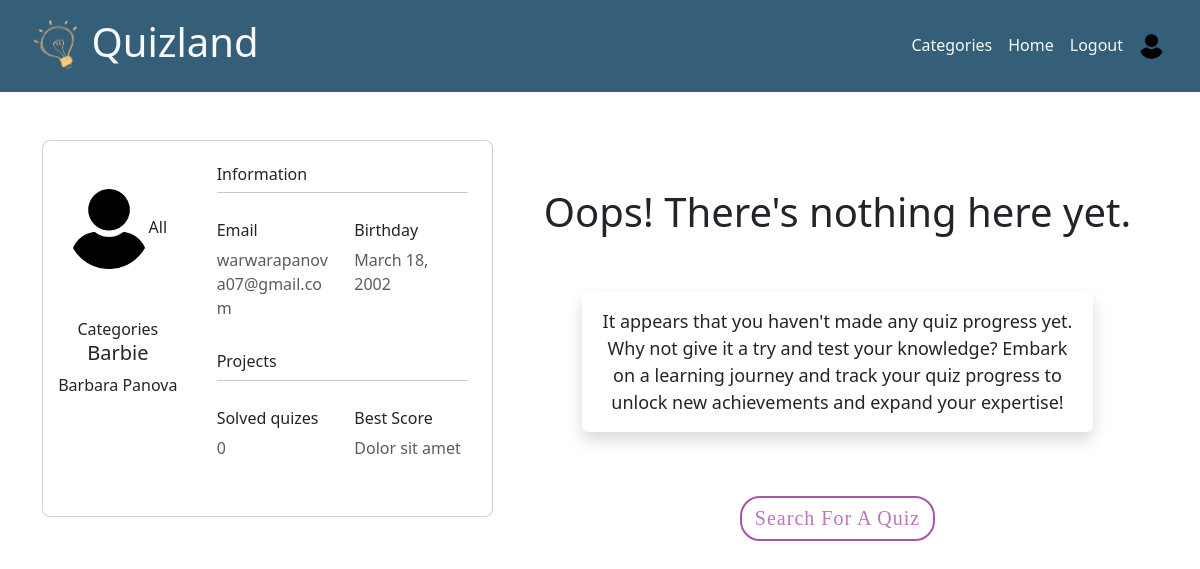
The page /progress/ (signed in) on the database as committed earlier.
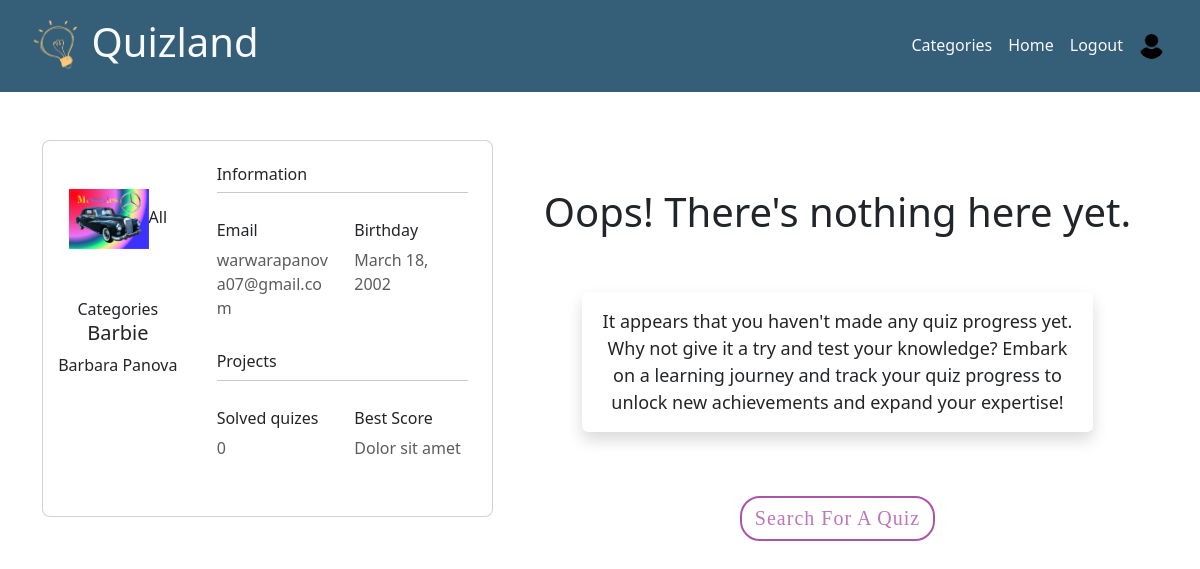
The same page on the database as committed later.
### core/models.py (models this page shows, shortened)
class UserInfo(models.Model):
    user=models.OneToOneField(User,on_delete=models.CASCADE,null=True,default=uuid.uuid1)
    profile_pic=models.ImageField(upload_to='images/profile_pictures/',blank=True,null=True,default='images/profile_pictures/user.png')
    birthday_date=models.DateField(null=True)

### core/views.py (the view, shortened to what this page needs)
# urls.py: path("progress/",views.progress,name='progress'),
@login_required
def progress(request):
    quiz_res=upd_info(request)
    amount=len(quiz_res)
    additional_info=UserInfo.objects.get(user=request.user)
    if request.method=='GET':
        profile_user=UserInfo.objects.get(user__id=request.user.id)
        form=ProfileForm(request.POST or None, request.FILES or None, instance=profile_user)
        return render(request,'core/progress.html',context={'quiz_res':quiz_res,'amount':amount,'info':additional_info,'form':form})

### core/views.py (called while the page is built, shortened)
def upd_info(request):
    id=request.user.id
    scores=Scores.objects.filter(user_id=request.user)
    quiz_res={}
    return quiz_res

### core/templates/core/progress.html (shortened to what the changed rows need)
{% extends 'core/header.html' %}
{% load static %}
{% block content %}
<div class="container">
  <div class="row">
    <div class="col-5 py-5">
              <div class="card mb-3" style="border-radius: .5rem;">
                <div class="row g-0">
                  <div class="col-md-4 gradient-custom text-center "
                    style="border-top-left-radius: .5rem; border-bottom-left-radius: .5rem;">
  <img type="button"
      hx-post="{% url 'progress' %}"
      hx-target='#results'
      hx-trigger="click"
      name="btnChangePicture"
      src="{{info.profile_pic.url}}"
      alt="Avatar" class="img-fluid my-5"
      style="width: 80px;">All Categories</button>
                      <h5>{{request.user.username}} </h5>
                    <p>{{request.user.first_name}} {{request.user.last_name}}</p>
                                      </div>
                  <div class="col-md-8">
                    <div class="card-body p-4">
                      <div class="row pt-1">
                        <div class="col-6 mb-3">
                          <h6>Birthday</h6>
                          <p class="text-muted">{{info.birthday_date}}</p>
                        </div>
                      </div>
                    </div>
                  </div>
          </div>
        </div>
   </div>
    <div class="col-7">
      <div class="container py-5">
        {% if quiz_res.items %}
          {% for key, values in quiz_res.items %}
          <div class="row justify-content-center mb-3">
              <div class="col-12">
                <div class="card shadow-0 border rounded-3">
                  <div class="card-body">
                    <div class="row">
                      <div class="col-md-12 col-lg-3 col-xl-3 mb-4 mb-lg-0">
                        <div class="bg-image hover-zoom ripple rounded ripple-surface">
                          <img src="{{key.img.url}}" alt="{{key.img}}"
                            class="w-100" />
                          <a href="#!">
                            <div class="hover-overlay">
                              <div class="mask" style="background-color: rgba(253, 253, 253, 0.15);"></div>
                            </div>
                          </a>
                        </div>
                      </div>
                      <div class="col-md-6 col-lg-6 col-xl-6">
                        <h5>{{key.quiz_name}}</h5>
                      <ul class="nav nav-list">
                          <li class="divider"></li>
                          <li>
                              <a href="#" data-toggle="collapse" data-target="#toggle">See All Scores</a>
                          </li>
                      </ul>
                          <ul id="toggle" style="list-style-type: none;" class="collapse out" >
                              {% for v in values %}
                              <li class="m-3">
                                  <div class="card">
                                  <div class="card-header">
                                      {{v.quizdate}}
                                  </div>
                                  <div class="card-body">
                                      <div class="row">
                                        <div class="col">
                                          <div class="container-inner">
                                              <span style="color: green;">Correct</span>
                                              <span class="badge badge-pill bg-success ">{{v.correct}}</span>
                                          </div>
                                        </div>
                                      <div class="col">
                                          <div class="container-inner">
                                              <span style="color: red;">Wrong</span>
                                            <span class="badge badge-pill bg-danger ">{{v.wrong}}</span>
                                          </div>
                                      </div>
                                      <div class="col">
                                          <div class="container-inner">
                                              <span style="color: #4ea3a9;">Points</span>
                                              <span class="badge badge-pill bg-warning ">{{v.points}}%</span>
                                          </div>
                                        </div>
                                      </div>
                                    </div>
                                  </div>
                              </li>
                              {% endfor %}
                          </ul>
                      </div>
                      <div class="col-md-6 col-lg-3 col-xl-3 border-sm-start-none border-start">
                        <form method="POST" class="d-flex flex-column mt-4">
                          {% csrf_token %}
                          <a href="http://127.0.0.1:8000/categories/category/{{key.category.name}}/quiz/{{key.url}}" class="btn btn-sm" style="background-color: #7ebdc2; color: white;">Take this quiz again</a>
                          <button name="quizID" value="{{key.id}}" class="btn btn-sm mt-2" style="border: 2px solid; border-color: #7ebdc2;" type="submit">
                            Delete from progress
                          </button>
                        </form>
                      </div>
                    </div>
                  </div>
                </div>
              </div>
            </div>
          {% endfor %}
          {% else %}
          <div class="d-flex justify-content-center mt-5">
            <h1>Oops! There's nothing here yet.</h1>
          </div>
          {% endif %}
      </div>
    </div>
  </div>
</div>
{% endblock %}

Rows that differ between the two databases and show on the page:
changed UserInfo: profile_pic: picture added in place of a placeholder
